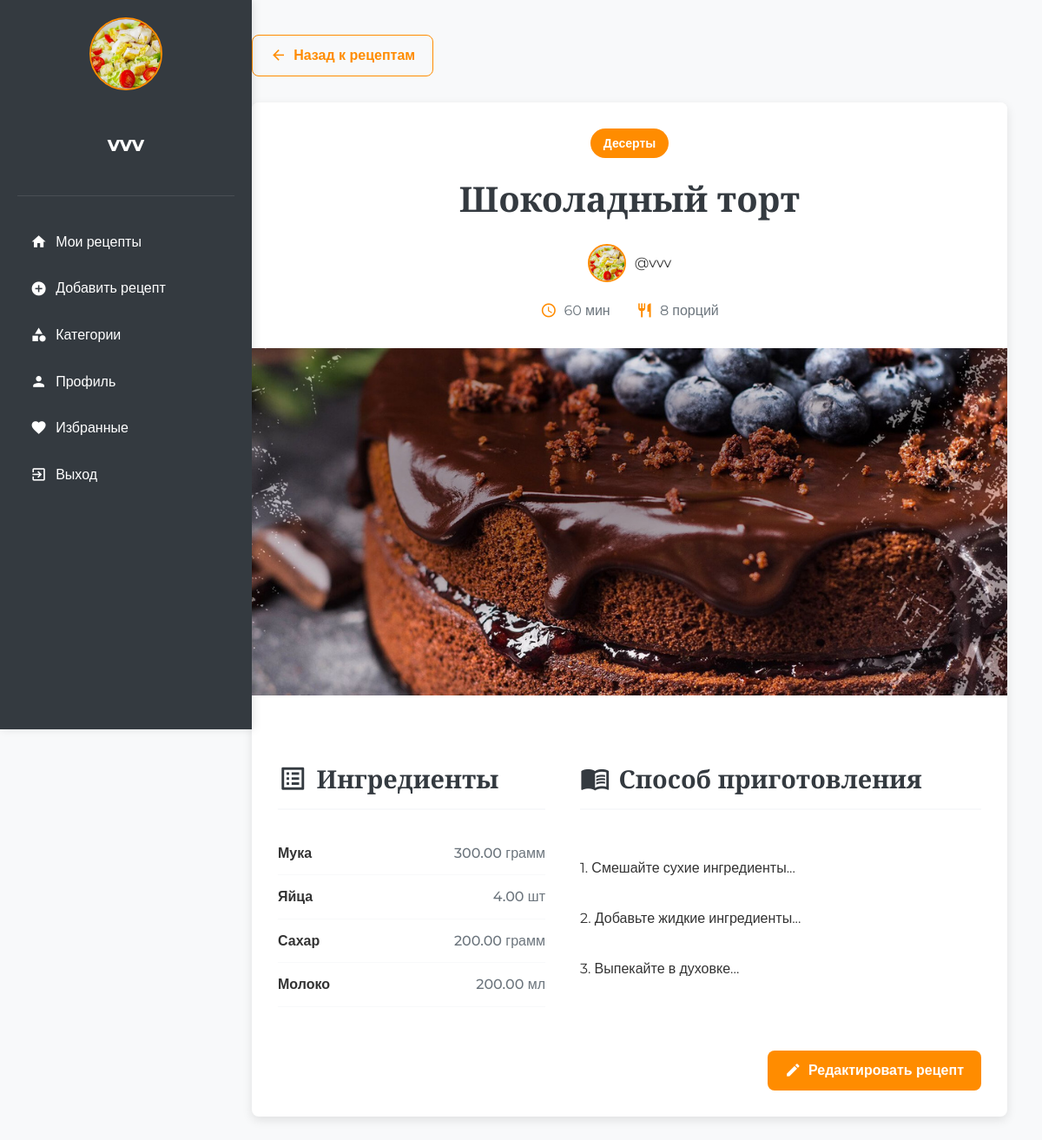
Page /cooking/view_recipe.php?id=1 (signed in) on the committed database.
### tables this page shows
CREATE TABLE `users` (
  `user_id` int NOT NULL,
  `username` varchar(255) NOT NULL,
  `name` varchar(100) DEFAULT NULL,
  `password` varchar(255) NOT NULL,
  `email` varchar(255) DEFAULT NULL,
  `created_at` timestamp NULL DEFAULT CURRENT_TIMESTAMP,
  `avatar` varchar(255) DEFAULT 'images/default-avatar.jpg',
  `bio` text
);

CREATE TABLE `recipes` (
  `recipe_id` int NOT NULL,
  `category_id` int NOT NULL,
  `recipe_name` varchar(255) NOT NULL,
  `description` text,
  `instructions` text NOT NULL,
  `prep_time` int DEFAULT NULL,
  `cook_time` int DEFAULT NULL,
  `servings` int DEFAULT NULL,
  `user_id` int NOT NULL,
  `image_url` varchar(255) DEFAULT NULL,
  `created_at` timestamp NULL DEFAULT CURRENT_TIMESTAMP
);

CREATE TABLE `categories` (
  `category_id` int NOT NULL,
  `category_name` varchar(255) NOT NULL,
  `description` text
);

CREATE TABLE `recipe_ingredients` (
  `recipe_id` int NOT NULL,
  `ingredient_id` int NOT NULL,
  `quantity` decimal(10,2) NOT NULL
);

CREATE TABLE `ingredients` (
  `ingredient_id` int NOT NULL,
  `ingredient_name` varchar(255) NOT NULL,
  `description` text,
  `unit` varchar(50) DEFAULT NULL,
  `calories` decimal(10,2) DEFAULT NULL COMMENT 'Ккал на 100г',
  `protein` decimal(10,2) DEFAULT NULL COMMENT 'Белки (г)',
  `fat` decimal(10,2) DEFAULT NULL COMMENT 'Жиры (г)',
  `carbs` decimal(10,2) DEFAULT NULL COMMENT 'Углеводы (г)'
);

### cooking/view_recipe.php (the view, shortened to what this page needs)
<?php
require_once 'config.php';
require_once 'functions.php';
$recipeId = (int)$_GET['id'];
$userId = isset($_SESSION['user_id']) ? (int)$_SESSION['user_id'] : 0;
try {
    $stmt = $pdo->prepare("
        SELECT r.*, c.category_name, u.username, u.avatar as author_avatar
        FROM recipes r
        JOIN categories c ON r.category_id = c.category_id
        JOIN users u ON r.user_id = u.user_id
        WHERE r.recipe_id = ?
    ");
    $stmt->execute([$recipeId]);
    $recipe = $stmt->fetch();
    $ingredientsStmt = $pdo->prepare("
        SELECT i.*, ri.quantity
        FROM recipe_ingredients ri
        JOIN ingredients i ON ri.ingredient_id = i.ingredient_id
        WHERE ri.recipe_id = ?
    ");
    $ingredientsStmt->execute([$recipeId]);
    $ingredients = $ingredientsStmt->fetchAll();
    if ($userId) {
        $userStmt = $pdo->prepare("SELECT username, avatar FROM users WHERE user_id = ?");
        $userStmt->execute([$userId]);
        $currentUser = $userStmt->fetch();
    }
} catch (PDOException $e) {
    die("Ошибка базы данных: " . $e->getMessage());
}
?>
<!DOCTYPE html>
<html lang="ru">
<head>
  <link rel="stylesheet" href="styles/recipe-view.css">
</head>
<body>
  <div class="dashboard-container">
    <?php if ($userId): ?>
    <aside class="sidebar">
      <div class="user-profile">
        <?php if (!empty($currentUser['avatar'])): ?>
          <img src="<?= htmlspecialchars($currentUser['avatar']) ?>" alt="Аватар" class="avatar-img">
        <?php else: ?>
          <div class="avatar"><?= strtoupper(substr($currentUser['username'], 0, 1)) ?></div>
        <?php endif; ?>
        <h2><?= htmlspecialchars($currentUser['username']) ?></h2>
      </div>
      <nav class="main-nav">
        <ul>
          <li><a href="home.php"><i class="material-icons">home</i> Мои рецепты</a></li>
          <li><a href="add_recipe.php"><i class="material-icons">add_circle</i> Добавить рецепт</a></li>
          <li><a href="categories.php"><i class="material-icons">category</i> Категории</a></li>
          <li><a href="profile.php"><i class="material-icons">person</i> Профиль</a></li>
          <li><a href="favorites.php"><i class="material-icons">favorite</i> Избранные</a></li>
          <li><a href="logout.php"><i class="material-icons">exit_to_app</i> Выход</a></li>
        </ul>
      </nav>
    </aside>
    <?php endif; ?>
    <main class="main-content recipe-view-content">
      <a href="home.php" class="btn btn-outline back-btn">
        <i class="material-icons">arrow_back</i> Назад к рецептам
      </a>
      <article class="recipe-full">
        <header class="recipe-header">
          <div class="recipe-category-badge">
            <?= htmlspecialchars($recipe['category_name']) ?>
          </div>
          <h1><?= htmlspecialchars($recipe['recipe_name']) ?></h1>
          <div class="recipe-author">
            <?php if (!empty($recipe['author_avatar'])): ?>
              <img src="<?= htmlspecialchars($recipe['author_avatar']) ?>" alt="Аватар автора" class="author-avatar">
            <?php else: ?>
              <div class="author-avatar-initial">
                <?= strtoupper(substr($recipe['username'], 0, 1)) ?>
              </div>
            <?php endif; ?>
            <span>@<?= htmlspecialchars($recipe['username']) ?></span>
          </div>
          <div class="recipe-meta">
            <div class="meta-item">
              <i class="material-icons">access_time</i>
              <span><?= ($recipe['prep_time'] + $recipe['cook_time']) ?> мин</span>
            </div>
            <div class="meta-item">
              <i class="material-icons">restaurant</i>
              <span><?= $recipe['servings'] ?> порций</span>
            </div>
          </div>
        </header>
        <div class="recipe-content">
          <div class="recipe-image-container">
            <img src="<?= htmlspecialchars($recipe['image_url'] ?? 'images/default-recipe-large.jpg') ?>"
                 alt="<?= htmlspecialchars($recipe['recipe_name']) ?>"
                 class="recipe-main-image">
          </div>
          <div class="recipe-details-grid">
            <section class="ingredients-section">
              <h2><i class="material-icons">list_alt</i> Ингредиенты</h2>
              <ul class="ingredients-list">
                <?php foreach ($ingredients as $ingredient): ?>
                <li class="ingredient-item">
                  <span class="ingredient-name"><?= htmlspecialchars($ingredient['ingredient_name']) ?></span>
                  <span class="ingredient-quantity">
                    <?= $ingredient['quantity'] ?> <?= htmlspecialchars($ingredient['unit'] ?? '') ?>
                  </span>
                </li>
                <?php endforeach; ?>
              </ul>
            </section>
            <section class="instructions-section">
              <h2><i class="material-icons">menu_book</i> Способ приготовления</h2>
              <div class="instructions-text">
                <?= nl2br(htmlspecialchars($recipe['instructions'])) ?>
              </div>
            </section>
          </div>
        </div>
        <?php if ($userId && $userId == $recipe['user_id']): ?>
        <div class="recipe-actions">
          <a href="edit_recipe.php?id=<?= $recipeId ?>" class="btn btn-primary">
            <i class="material-icons">edit</i> Редактировать рецепт
          </a>
        </div>
        <?php endif; ?>
      </article>
    </main>
  </div>
</body>
</html>

### cooking/styles/recipe-view.css (style rules this page uses)
:root { --primary-color: #ff8c00; --secondary-color: #343a40; --text-color: #333; --light-gray: #f8f9fa; --medium-gray: #6c757d; --white: #ffffff; --border-radius: 8px; --box-shadow: 0 4px 12px rgba(0, 0, 0, 0.1); --transition: all 0.3s ease; }
body { font-family: 'Montserrat', sans-serif; margin: 0; padding: 0; background-color: var(--light-gray); color: var(--text-color); line-height: 1.6; }
.dashboard-container { display: flex; min-height: 100vh; }
.sidebar { width: 250px; background-color: var(--secondary-color); color: var(--white); padding: 20px; position: fixed; height: 100vh; box-shadow: 2px 0 10px rgba(0, 0, 0, 0.1); z-index: 100; }
.user-profile { text-align: center; margin-bottom: 30px; padding-bottom: 20px; border-bottom: 1px solid rgba(255, 255, 255, 0.1); }
.avatar-img { width: 80px; height: 80px; border-radius: 50%; object-fit: cover; margin: 0 auto 15px; border: 2px solid var(--primary-color); }
.main-nav ul { list-style: none; padding: 0; margin: 0; }
.main-nav li { margin-bottom: 8px; }
.main-nav a { color: var(--white); text-decoration: none; display: flex; align-items: center; padding: 10px 15px; border-radius: var(--border-radius); transition: var(--transition); }
.main-nav i { margin-right: 10px; }
.main-content.recipe-view-content { flex: 1; padding: 40px; margin-left: 250px; max-width: calc(100vw - 250px); box-sizing: border-box; }
.back-btn { margin-bottom: 30px; display: inline-flex; align-items: center; transition: var(--transition); }
.recipe-full { background: var(--white); border-radius: var(--border-radius); box-shadow: var(--box-shadow); overflow: hidden; max-width: 1200px; margin: 0 auto; }
.recipe-header { padding: 30px; text-align: center; position: relative; background-color: var(--white); }
.recipe-category-badge { display: inline-block; background-color: var(--primary-color); color: var(--white); padding: 6px 15px; border-radius: 20px; font-size: 14px; font-weight: 600; margin-bottom: 15px; }
.recipe-header h1 { font-family: 'Playfair Display', serif; font-size: 2.5rem; margin: 0 0 20px; color: var(--secondary-color); }
.recipe-author { display: flex; align-items: center; justify-content: center; gap: 10px; margin-bottom: 20px; }
.author-avatar, .author-avatar-initial { width: 40px; height: 40px; border-radius: 50%; }
.author-avatar { object-fit: cover; border: 2px solid var(--primary-color); }
.recipe-meta { display: flex; justify-content: center; gap: 30px; margin-top: 20px; }
.meta-item { display: flex; align-items: center; gap: 8px; color: var(--medium-gray); }
.meta-item i { color: var(--primary-color); }
.recipe-image-container { width: 100%; height: 400px; overflow: hidden; position: relative; }
.recipe-main-image { width: 100%; height: 100%; object-fit: cover; object-position: center; transition: var(--transition); }
.recipe-details-grid { display: grid; grid-template-columns: 1fr 2fr; gap: 40px; padding: 30px; }
.ingredients-section, .instructions-section { padding: 20px 0; }
.ingredients-section h2, .instructions-section h2 { font-family: 'Playfair Display', serif; font-size: 1.8rem; margin-bottom: 25px; color: var(--secondary-color); display: flex; align-items: center; gap: 10px; border-bottom: 2px solid var(--light-gray); padding-bottom: 10px; }
.ingredients-list { list-style: none; padding: 0; margin: 0; }
.ingredient-item { display: flex; justify-content: space-between; padding: 12px 0; border-bottom: 1px solid var(--light-gray); transition: var(--transition); }
.ingredient-name { font-weight: 600; }
.ingredient-quantity { color: var(--medium-gray); font-weight: 500; }
.instructions-text { line-height: 1.8; white-space: pre-line; }
.recipe-actions { padding: 0 30px 30px; text-align: right; }
@media (max-width: 1200px) { .recipe-details-grid { grid-template-columns: 1fr 1.5fr; } }
.btn { display: inline-flex; align-items: center; padding: 10px 20px; border-radius: var(--border-radius); text-decoration: none; font-weight: 600; transition: var(--transition); gap: 8px; cursor: pointer; border: none; font-family: 'Montserrat', sans-serif; }
.btn-primary { background-color: var(--primary-color); color: var(--white); }
.btn-outline { background-color: transparent; color: var(--primary-color); border: 1px solid var(--primary-color); }
.material-icons { vertical-align: middle; font-size: 1.2em; }

### rows in the picture
users: avatar (picture), username "vvv"
recipes: category.category_name "Десерты", recipe_name "Шоколадный торт", user.avatar (picture), user.username "vvv", $recipe['prep_time'] + $recipe['cook_time'] "60", servings "8", image_url (picture), instructions "1. Смешайте сухие ингредиенты... 2. Добавьте жидкие ингредиенты... 3. Выпекайте в духовке..."
recipe_ingredients: ingredient.ingredient_name "Мука", quantity "300.00", ingredient.unit "грамм"
recipe_ingredients: ingredient.ingredient_name "Яйца", quantity "4.00", ingredient.unit "шт"
recipe_ingredients: ingredient.ingredient_name "Сахар", quantity "200.00", ingredient.unit "грамм"
recipe_ingredients: ingredient.ingredient_name "Молоко", quantity "200.00", ingredient.unit "мл"
